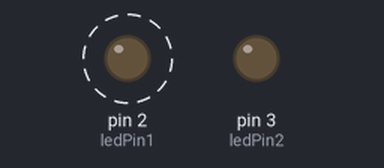
A sketch run on a simulated Arduino Uno, built with avr-gcc and run on an emulated ATmega328P. On the bench: output pins drawn as LEDs (lit = HIGH). Dashed ring = blinking.

Above: at 0.2 s.
At 2.2 s:
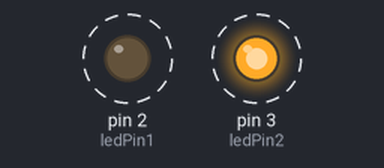
Timing chart, 0 to 3.0 s (numbered marks = the images above):
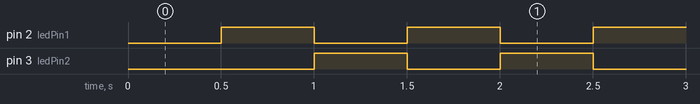

The sketch:

TinyLEDs.ino
```cpp
const int ledPin1 = 2;
const int ledPin2 = 3;

void setup() {
  pinMode(ledPin1, OUTPUT);
  pinMode(ledPin2, OUTPUT);
}

void loop() {
  delay(500);
  digitalWrite(ledPin1, HIGH);
  digitalWrite(ledPin2, LOW);
  delay(500);
  digitalWrite(ledPin1, LOW);
  digitalWrite(ledPin2, HIGH);
}
```

Measured:
- by itself, pin 2 (ledPin1), pin 3 (ledPin2): alternates HIGH for 0.50 s and LOW for 0.50 s
